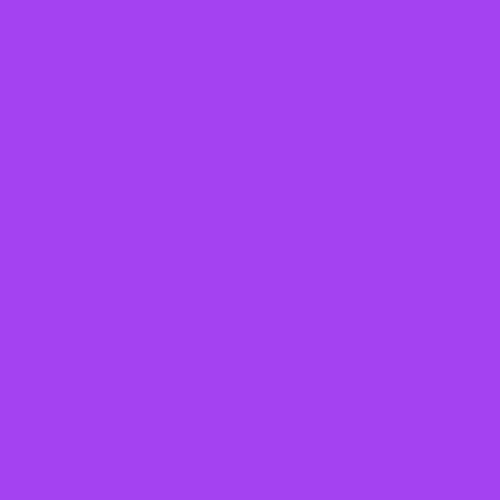
Frame 1 (no input)
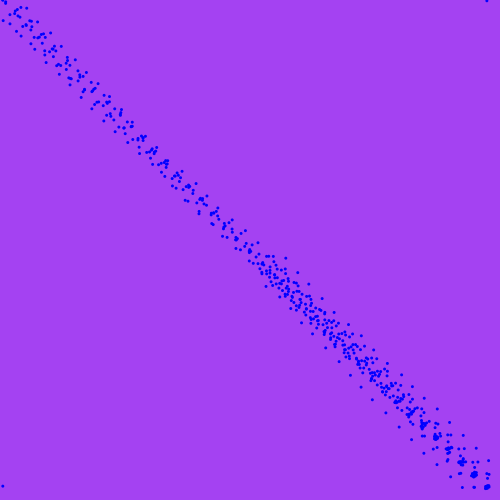
Frame 60 (the mouse pressed at the canvas centre just before this capture)
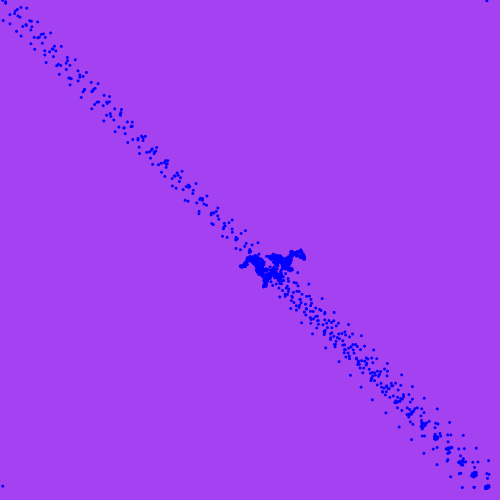
Frame 120 (the mouse held since frame 60 and released just before this capture)

The Processing sketch that drew these frames (run headless with seeded random() and noise(); from frame 60 on, the mouse is pressed at the canvas centre):

// Processing sketch: processing_42296
// ── processing_42296.pde

lilppl[] l;
float  rd, gn, bl;
boolean c;

void setup()
{
  rd=random(0, 255);
  gn=random(0, 255);
  bl=random(0, 255);
  size(500, 500);
  smooth();
  noStroke();
  background(rd, gn, bl);
  l = new lilppl[10];
  for (int i=0; i<10; i++)
  {
    l[i] = new lilppl();
    l[i].x = mouseX;
    l[i].y = mouseY;
    l[i].d = 3;
    l[i].v = 5;
    l[i].b = 255;
    l[i].g = 0;
    l[i].r = 0;
  }
  background(rd, gn, bl);
  c=false;
}
void draw()
{
  for (int i=0; i<10; i++)
  {
    l[i].move();
    l[i].show();
  }
}
void keyPressed()
{
  if (key == 'c')c=true;
  if (c)
  {
    rd=random(0, 255);
    gn=random(0, 255);
    bl=random(0, 255);
    background(rd, gn, bl);
  }
}
void keyReleased()
{
  if (key == 'c')c=false;
}
class lilppl
{
  float x, y;
  int d, v, g, b, r;
  void show()
  {
    fill(r, g, b);
    ellipse(x, y, d, d);
    if (x>500)x=0;
    if (x<0)x=500;
    if (y>500)y=0;
    if (y<0)y=500;
  }


  void move()
  {
    x=x+random(-2, +2);
    y=y+random(-2, +2);
    x += ( mouseX - width/2  ) * 0.01 * v;
    y += ( mouseY - height/2 ) * 0.01 * v;
  }
}
